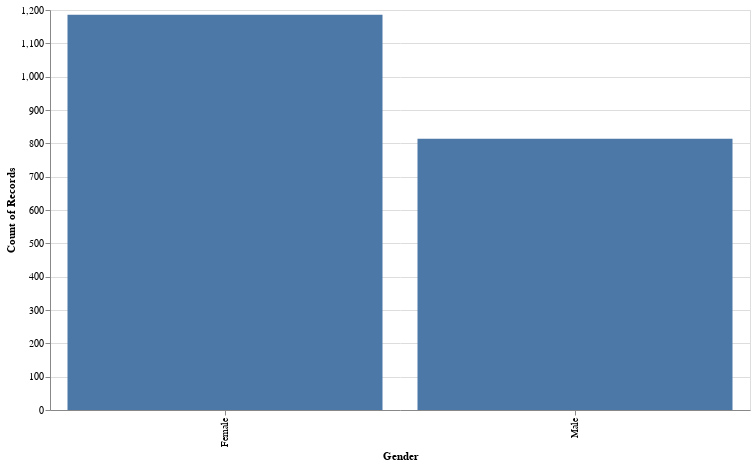

Here is the notebook cell this chart was saved with:
### Markdown cell above
- Most people are a type of artist in this dataset, and the second most work in healthcare. 

Let's look at the gender distribution.

### Code cell
alt.Chart(df).mark_bar().encode(
    x="Gender",
    y="count(Gender)"
).properties(width=700, height=400)

### Figure 1 — Vega-Lite specification as saved in the notebook (floating-point values rounded to 4 significant figures; data arrays with more than 128 entries replaced by an {"elided": "..."} marker saying what was removed)
{"config": {"view": {"continuousWidth": 300, "continuousHeight": 300}}, "data": {"name": "data-6ee93160f867d60feedd1202445e05e5"}, "mark": {"type": "bar"}, "encoding": {"x": {"field": "Gender", "type": "nominal"}, "y": {"aggregate": "count", "field": "Gender", "type": "nominal"}}, "height": 400, "width": 700, "$schema": "https://vega.github.io/schema/vega-lite/v5.20.1.json", "datasets": {"data-6ee93160f867d60feedd1202445e05e5": {"elided": "2000 records"}}}
